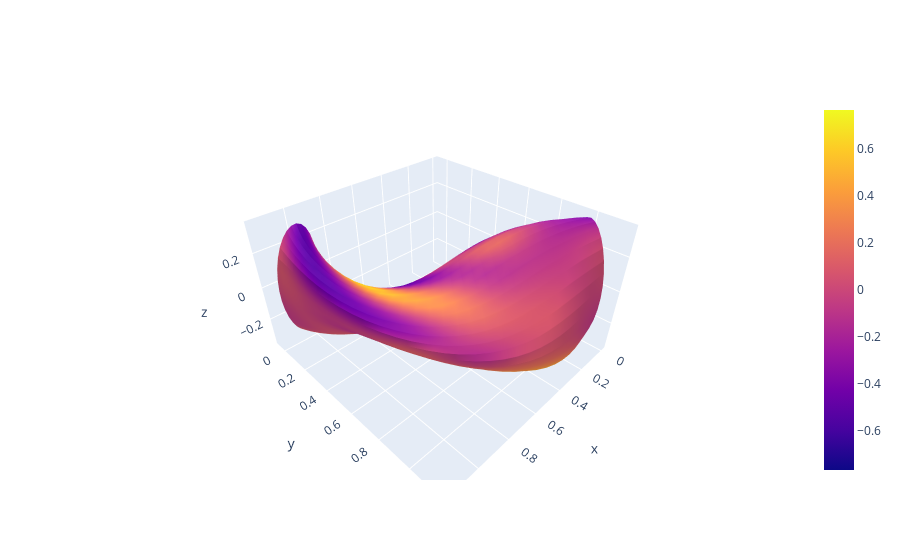

Notebook code cell kept with this figure:
### Markdown cell above
- Check simple computational boundaries
- Check using a simple scaled up boundary
- Is SVD independent of boundary geometry?

### Code cell
import plotly.express as px
import plotly.graph_objects as go

go.Figure([
  go.Surface(x=xyz_computational[:,:,0], y=xyz_computational[:,:,1], z=xyz_computational[:,:,2], surfacecolor=BdotN)
])

### Figure 1 — Plotly figure (JSON) as saved in the notebook; plotly's stock layout.template omitted (floating-point values rounded to 4 significant figures; data arrays with more than 128 entries replaced by an {"elided": "..."} marker saying what was removed)
{"data": [{"surfacecolor": {"elided": "30x30 float values"}, "type": "surface", "x": {"elided": "30x30 float values"}, "y": {"elided": "30x30 float values"}, "z": {"elided": "30x30 float values"}}], "layout": {}}
